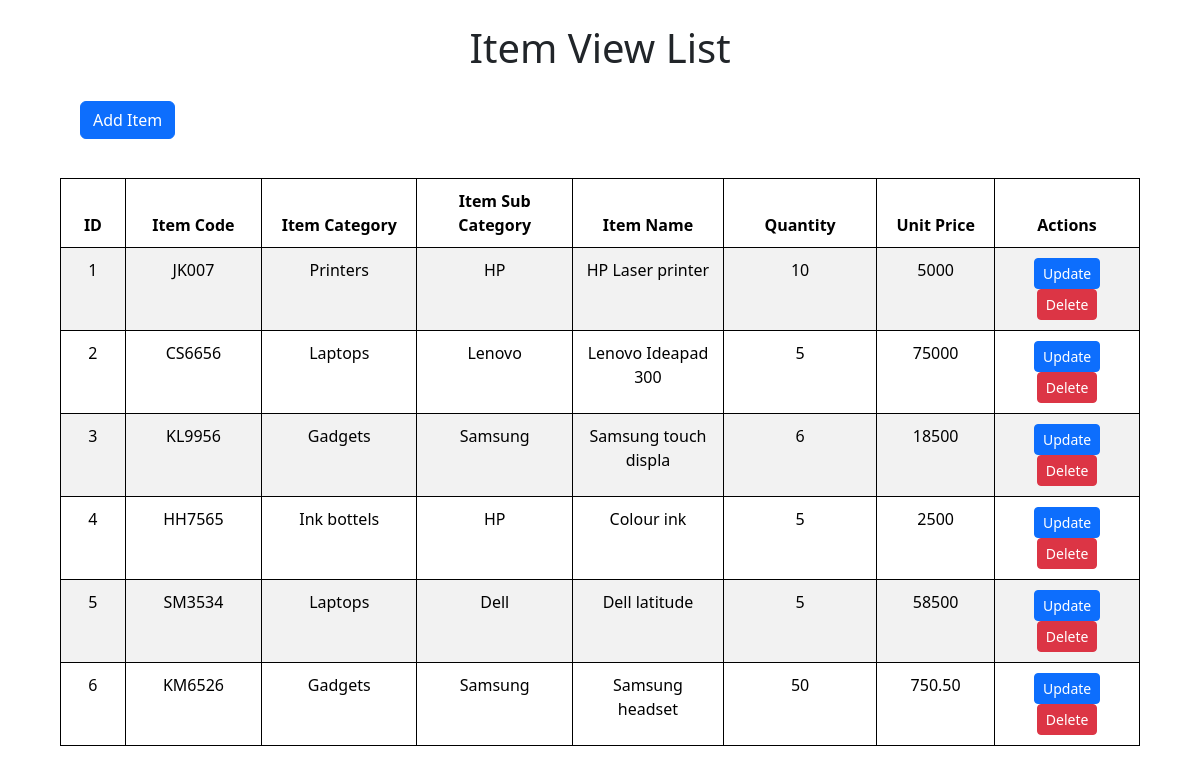
Screenshot of /Item/view_item.php with the database file from the repository.
### tables this page shows
CREATE TABLE `item` (
  `id` int NOT NULL AUTO_INCREMENT,
  `item_code` varchar(20) NOT NULL,
  `item_category` varchar(20) NOT NULL,
  `item_subcategory` varchar(20) NOT NULL,
  `item_name` varchar(20) NOT NULL,
  `quantity` varchar(20) NOT NULL,
  `unit_price` varchar(20) NOT NULL,
  PRIMARY KEY (`id`)
);

CREATE TABLE `item_category` (
  `id` int NOT NULL AUTO_INCREMENT,
  `category` varchar(100) NOT NULL,
  PRIMARY KEY (`id`)
);

CREATE TABLE `item_subcategory` (
  `id` int NOT NULL AUTO_INCREMENT,
  `sub_category` varchar(100) NOT NULL,
  PRIMARY KEY (`id`)
);

### Item/view_item.php (the view, shortened to what this page needs)
<?php
include('../includes/dbh.inc.php');
?>
<!DOCTYPE html>
<html lang="en">
<head>
    <link href="https://cdn.jsdelivr.net/npm/bootstrap@5.3.3/dist/css/bootstrap.min.css" rel="stylesheet"
>
    <link rel="stylesheet" href="../css/view_item.css">
</head>
<body>
    <div class="item-container">
        <h1 class="item-view text-center mt-4 mb-4">Item View List</h1>
        <div class="d-flex justify-content-start mb-4">
            <a class="btn btn-primary btn-md mb-0" href="add_item.php" style="margin-left: 80px; margin-top: 5px;">Add
                Item</a>
        </div>
        <div class="table-container table-responsive mx-auto">
            <table class="item-table table table-striped table-bordered text-center" style="margin-top: 15px;">
                <thead>
                    <tr>
                        <th>ID</th>
                        <th>Item Code</th>
                        <th>Item Category</th>
                        <th>Item Sub Category</th>
                        <th>Item Name</th>
                        <th>Quantity</th>
                        <th>Unit Price</th>
                        <th>Actions</th>
                    </tr>
                </thead>
                <tbody>
                    <?php
                    $sql = "SELECT i.*, c.category AS category, s.sub_category AS sub_category
                    FROM item i
                    LEFT JOIN item_category c ON i.item_category = c.id
                    LEFT JOIN item_subcategory s ON i.item_subcategory = s.id";
                    $result = $conn->query($sql);
                    if ($result && $result->num_rows > 0) {
                        while ($row = $result->fetch_assoc()) {
                            echo "
                            <tr>
                                <td>{$row['id']}</td>
                                <td>{$row['item_code']}</td>
                                <td>" . ($row['category'] ?? 'N/A') . "</td>
                                <td>" . ($row['sub_category'] ?? 'N/A') . "</td>
                                <td>{$row['item_name']}</td>
                                <td>{$row['quantity']}</td>
                                <td>{$row['unit_price']}</td>
                                <td>
                                    <a class='btn btn-primary btn-sm' href='update_item.php?id={$row['id']}'>Update</a>
                                    <a class='btn btn-danger btn-sm' href='delete_item.php?id={$row['id']}'>Delete</a>
                                </td>
                            </tr>
                            ";
                        }
                    } else {
                        echo "<tr><td colspan='8'>No Items found.</td></tr>";
                    }
                    ?>
                </tbody>
            </table>
        </div>
    </div>
</body>
</html>

### css/view_item.css (style rules this page uses)
* { margin: 0; padding: 0; box-sizing: border-box; }
body { background-color: #ffffff; }
.item-table th, .item-table td { border: 1px solid #000000; padding: 10px; width: 10px; }
.item-table { max-width: 90%; margin: 0 auto; margin-top: 50px; }
.item-container { margin-top: 20px; }

### rows the page displays
item: id "1", item_code "JK007", item_category.category "Printers", item_subcategory.sub_category "HP", item_name "HP Laser printer", quantity "10", unit_price "5000"
item: id "2", item_code "CS6656", item_category.category "Laptops", item_subcategory.sub_category "Lenovo", item_name "Lenovo Ideapad 300", quantity "5", unit_price "75000"
item: id "3", item_code "KL9956", item_category.category "Gadgets", item_subcategory.sub_category "Samsung", item_name "Samsung touch displa", quantity "6", unit_price "18500"
item: id "4", item_code "HH7565", item_category.category "Ink bottels", item_subcategory.sub_category "HP", item_name "Colour ink", quantity "5", unit_price "2500"
item: id "5", item_code "SM3534", item_category.category "Laptops", item_subcategory.sub_category "Dell", item_name "Dell latitude", quantity "5", unit_price "58500"
item: id "6", item_code "KM6526", item_category.category "Gadgets", item_subcategory.sub_category "Samsung", item_name "Samsung headset", quantity "50", unit_price "750.50"
